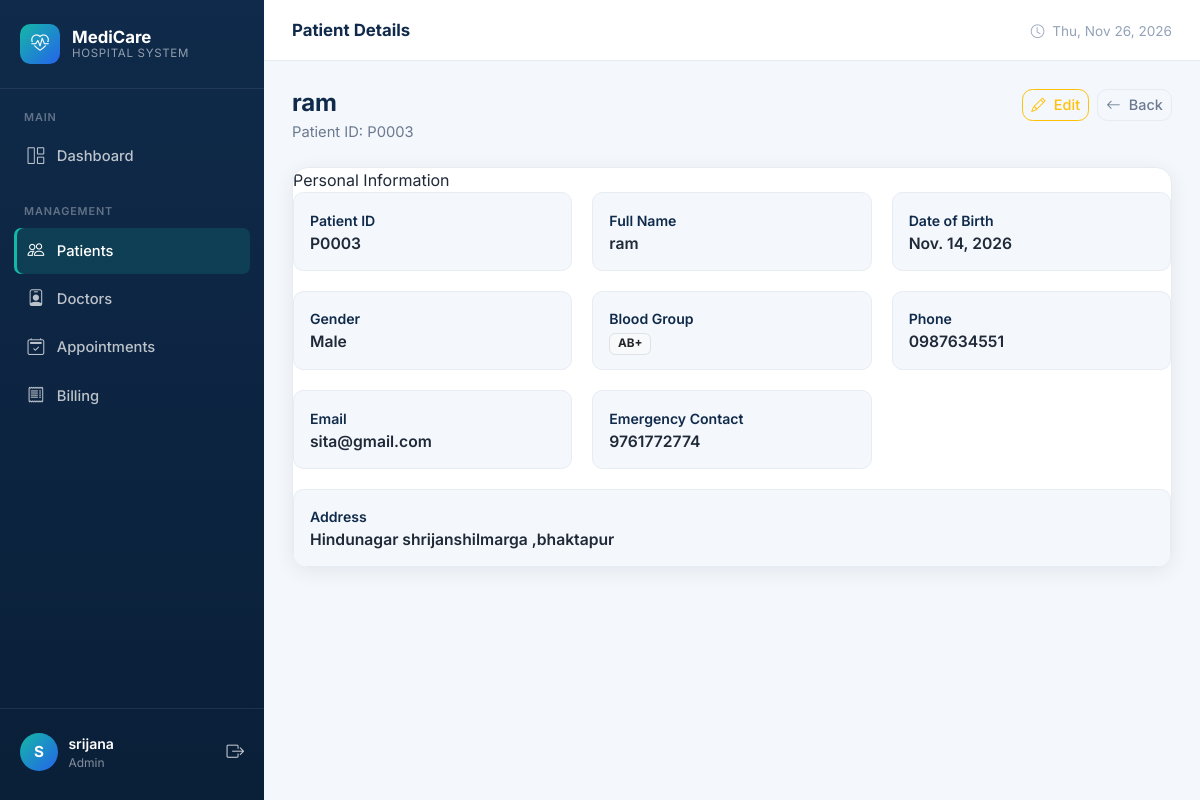
The app's page /patients/8/ (signed in) with its own data.
### hospital/models.py (models this page shows, shortened)
class Patient(models.Model):
    GENDER_CHOICES = [
        ('Male', 'Male'),
        ('Female', 'Female'),
        ('Other', 'Other'),
    ]
    BLOOD_GROUP_CHOICES = [
        ('A+', 'A+'),
        ('A-', 'A-'),
        ('B+', 'B+'),
        ('B-', 'B-'),
        ('AB+', 'AB+'),
        ('AB-', 'AB-'),
        ('O+', 'O+'),
        ('O-', 'O-'),
    ]
    user = models.OneToOneField(
        User,
        on_delete=models.CASCADE,
        null=True,
        blank=True,
        related_name='patient_profile'
    )
    patient_id = models.CharField(
        max_length=20,
        unique=True,
        blank=True
    )
    full_name = models.CharField(
        max_length=100
    )
    date_of_birth = models.DateField()
    gender = models.CharField(
        max_length=10,
        choices=GENDER_CHOICES
    )
    blood_group = models.CharField(
        max_length=5,
        choices=BLOOD_GROUP_CHOICES
    )
    phone = models.CharField(
        max_length=10,
        validators=[
        RegexValidator(
            regex=r'^[0-9]{10}$',
            message='Phone number must contain exactly 10 digits.'
        )
    ]
    )
    email = models.EmailField(
        blank=True
    )
    address = models.TextField()
    emergency_contact = models.CharField(
        max_length=10,
        validators=[
            RegexValidator(
                regex=r'^[0-9]{10}$',
                message='Emergency contact must contain exactly 10 digits.'
            )
        ]
    )
    created_at = models.DateTimeField(
        auto_now_add=True
    )
    department = models.CharField(
    max_length=100,
    choices=DEPARTMENT_CHOICES,
    default='Internal Medicine'
)

### hospital/views.py (the view)
@login_required
def patient_detail(request, id):
    patient = get_object_or_404(Patient, id=id)
    return render(
        request,
        'hospital/patient_detail.html',
        {
            'patient': patient,
        }
    )

### hospital/templates/hospital/patient_detail.html (shortened to what this page needs)
{% extends 'hospital/base.html' %}
{% block page_title %}Patient Details{% endblock %}
{% block content %}
<div class="page-header">
    <div>
        <h1>{{ patient.full_name }}</h1>
        <div class="subtitle">Patient ID: {{ patient.patient_id }}</div>
    </div>
    <div class="d-flex gap-2">
        <a href="{% url 'edit_patient' patient.id %}" class="btn btn-outline-warning btn-sm">
            <i class="bi bi-pencil me-1"></i> Edit
        </a>
        <a href="{% url 'patient_list' %}" class="btn btn-outline-secondary btn-sm">
            <i class="bi bi-arrow-left me-1"></i> Back
        </a>
    </div>
</div>
<div class="card-modern">
    <div class="card-header">Personal Information</div>
    <div class="card-body">
        <div class="detail-grid">
            <div class="detail-item">
                <label>Patient ID</label>
                <div class="value">{{ patient.patient_id }}</div>
            </div>
            <div class="detail-item">
                <label>Full Name</label>
                <div class="value">{{ patient.full_name }}</div>
            </div>
            <div class="detail-item">
                <label>Date of Birth</label>
                <div class="value">{{ patient.date_of_birth }}</div>
            </div>
            <div class="detail-item">
                <label>Gender</label>
                <div class="value">{{ patient.gender }}</div>
            </div>
            <div class="detail-item">
                <label>Blood Group</label>
                <div class="value"><span class="badge bg-light text-dark border">{{ patient.blood_group }}</span></div>
            </div>
            <div class="detail-item">
                <label>Phone</label>
                <div class="value">{{ patient.phone }}</div>
            </div>
            <div class="detail-item">
                <label>Email</label>
                <div class="value">{{ patient.email|default:"—" }}</div>
            </div>
            <div class="detail-item">
                <label>Emergency Contact</label>
                <div class="value">{{ patient.emergency_contact }}</div>
            </div>
            <div class="detail-item" style="grid-column: 1 / -1;">
                <label>Address</label>
                <div class="value">{{ patient.address }}</div>
            </div>
        </div>
    </div>
</div>
{% endblock %}

### hospital/templates/hospital/base.html (shortened to what this page needs)
{% load static %}
<!DOCTYPE html>
<html lang="en">
<head>
    <link href="https://cdn.jsdelivr.net/npm/bootstrap@5.3.3/dist/css/bootstrap.min.css" rel="stylesheet">
    <link href="https://cdn.jsdelivr.net/npm/bootstrap-icons@1.11.3/font/bootstrap-icons.min.css" rel="stylesheet">
    <link href="{% static 'hospital/css/style.css' %}" rel="stylesheet">
</head>
<body>
{% if request.user.is_authenticated %}
<div class="app-wrapper">
    <aside class="sidebar" id="sidebar">
        <div class="sidebar-brand">
            <div class="brand-icon">
                <i class="bi bi-heart-pulse"></i>
            </div>
            <div class="brand-text">
                MediCare
                <small>Hospital System</small>
            </div>
        </div>
        <nav class="sidebar-nav">
            {% if request.user.profile.role == 'STAFF' or request.user.is_superuser %}
            <div class="nav-section">
                <div class="nav-section-title">Main</div>
                <a href="{% url 'staff_dashboard' %}" class="nav-link {% if request.resolver_match.url_name == 'staff_dashboard' or request.resolver_match.url_name == 'dashboard' %}active{% endif %}">
                    <i class="bi bi-grid-1x2"></i> Dashboard
                </a>
            </div>
            <div class="nav-section">
                <div class="nav-section-title">Management</div>
                <a href="{% url 'patient_list' %}" class="nav-link {% if 'patient' in request.resolver_match.url_name %}active{% endif %}">
                    <i class="bi bi-people"></i> Patients
                </a>
                <a href="{% url 'doctor_list' %}" class="nav-link {% if 'doctor' in request.resolver_match.url_name and 'dashboard' not in request.resolver_match.url_name %}active{% endif %}">
                    <i class="bi bi-person-badge"></i> Doctors
                </a>
                <a href="{% url 'appointment_departments' %}" class="nav-link {% if 'appointment' in request.resolver_match.url_name %}active{% endif %}">
                    <i class="bi bi-calendar2-check"></i> Appointments
                </a>
                <a href="{% url 'bill_list' %}" class="nav-link {% if 'bill' in request.resolver_match.url_name %}active{% endif %}">
                    <i class="bi bi-receipt"></i> Billing
                </a>
            </div>
            {% endif %}
        </nav>
        <div class="sidebar-footer">
            <div class="user-info">
                <div class="user-avatar">
                    {{ request.user.username|first|upper }}
                </div>
                <div class="user-meta">
                    <div class="name">{{ request.user.get_full_name|default:request.user.username }}</div>
                    <div class="role">
                        {% if request.user.profile.role == 'STAFF' %}Hospital Staff
                        {% elif request.user.profile.role == 'DOCTOR' %}Doctor
                        {% elif request.user.profile.role == 'PATIENT' %}Patient
                        {% else %}Admin{% endif %}
                    </div>
                </div>
                <a href="{% url 'logout' %}" class="text-white opacity-75" title="Logout" style="font-size:1.1rem;">
                    <i class="bi bi-box-arrow-right"></i>
                </a>
            </div>
        </div>
    </aside>
    <div class="main-content">
        <header class="topbar">
            <div class="d-flex align-items-center gap-3">
                <div class="topbar-title">{% block page_title %}Dashboard{% endblock %}</div>
            </div>
            <div class="topbar-actions">
                <span class="text-muted-2 d-none d-md-inline" style="font-size:0.85rem;">
                    <i class="bi bi-clock me-1"></i>
                    <span id="currentDate"></span>
                </span>
            </div>
        </header>
        <div class="content-area">
            {% block content %}{% endblock %}
        </div>
    </div>
</div>
{% else %}
{% block auth_content %}{% endblock %}
{% endif %}
</body>
</html>

### records on screen
Patient: full_name "ram", patient_id "P0003", date_of_birth "Nov. 14, 2026", gender "Male", blood_group "AB+", phone "0987634551", email "sita@gmail.com", emergency_contact "9761772774", address "Hindunagar shrijanshilmarga ,bhaktapur"

### other values on screen
{{ request.user.username|first|upper }} "S"
{{ request.user.get_full_name|default:request.user.username }} "srijana"
